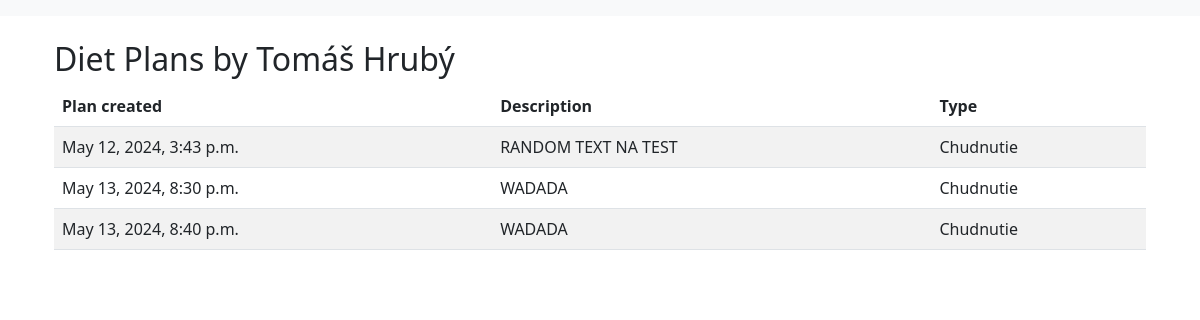
The page /trainer_show_diet_plan/1/ on the database its author committed.
### gym/models.py (models this page shows, shortened)
class Trainer(models.Model):
    name = models.CharField(max_length=20)
    surname = models.CharField(max_length=20)
    email = models.EmailField(max_length=50, unique=True)
    phone = models.CharField(max_length=12)
    specialisation = models.CharField(max_length=100)
    skills = models.CharField(max_length=50)
    deleted_at = models.DateTimeField(null=True, blank=True)

class DietPlan(models.Model):
    trainer = models.ForeignKey(Trainer, on_delete=models.CASCADE, null=True)
    user = models.ForeignKey(User, on_delete=models.CASCADE, null=True)
    created_at = models.DateTimeField()
    plan_type = models.CharField(max_length=50)
    description = models.TextField(max_length=2000)

### gym/views.py (the view)
# urls.py: path('trainer_show_diet_plan/<int:trainer_id>/', views.trainer_show_diet_plan, name='trainer_show_diet_plan'),
def trainer_show_diet_plan(request, trainer_id):
    trainer = get_object_or_404(Trainer, pk=trainer_id)
    diet_plans = DietPlan.objects.filter(trainer=trainer)
    return render(request, 'trainer_show_diet_plan.html', {'trainer': trainer, 'diet_plans': diet_plans})

### templates/trainer_show_diet_plan.html
{% extends 'base_generic.html' %}
{% block content %}
  <div class="container mt-4">
    <h2>Diet Plans by {{ trainer.name }} {{ trainer.surname }}</h2>
    <div class="table-responsive">
      <table class="table table-striped">
        <thead class="thead-dark">
          <tr>
            <th scope="col">Plan created</th>
            <th scope="col">Description</th>
            <th scope="col">Type</th>
          </tr>
        </thead>
        <tbody>
          {% for plan in diet_plans %}
            <tr>
              <td>{{ plan.created_at }}</td>
              <td>{{ plan.description }}</td>
              <td>{{ plan.plan_type }}</td>
            </tr>
          {% empty %}
            <tr>
              <td colspan="3">No diet plans found.</td>
            </tr>
          {% endfor %}
        </tbody>
      </table>
    </div>
  </div>
{% endblock %}

### rows shown on the page
Trainer: name "Tomáš", surname "Hrubý"
DietPlan: created_at "May 12, 2024, 3:43 p.m.", description "RANDOM TEXT NA TEST", plan_type "Chudnutie"
DietPlan: created_at "May 13, 2024, 8:30 p.m.", description "WADADA", plan_type "Chudnutie"
DietPlan: created_at "May 13, 2024, 8:40 p.m.", description "WADADA", plan_type "Chudnutie"
